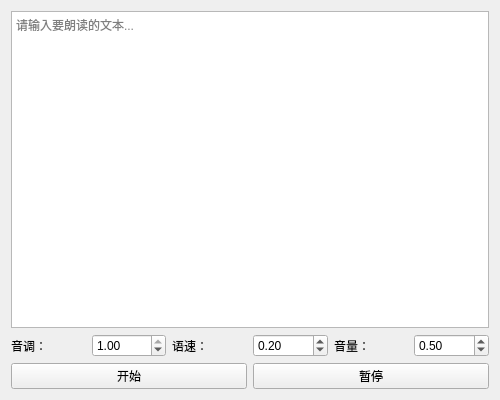
<?xml version="1.0" encoding="UTF-8"?>
<ui version="4.0">
 <class>Widget</class>
 <widget class="QWidget" name="Widget">
  <property name="geometry">
   <rect>
    <x>0</x>
    <y>0</y>
    <width>500</width>
    <height>400</height>
   </rect>
  </property>
  <property name="windowTitle">
   <string>文本转语音工具</string>
  </property>
  <layout class="QVBoxLayout" name="verticalLayout">
   <item>
    <widget class="QTextEdit" name="textEdit">
     <property name="placeholderText">
      <string>请输入要朗读的文本...</string>
     </property>
    </widget>
   </item>
   <item>
    <layout class="QHBoxLayout" name="horizontalLayout">
     <item>
      <widget class="QLabel" name="label">
       <property name="text">
        <string>音调：</string>
       </property>
      </widget>
     </item>
     <item>
      <widget class="QDoubleSpinBox" name="doubleSpinBox">
       <property name="minimum">
        <double>-1.0</double>
       </property>
       <property name="maximum">
        <double>1.0</double>
       </property>
       <property name="singleStep">
        <double>0.1</double>
       </property>
       <property name="value">
        <double>1.0</double>
       </property>
      </widget>
     </item>
     <item>
      <widget class="QLabel" name="label_2">
       <property name="text">
        <string>语速：</string>
       </property>
      </widget>
     </item>
     <item>
      <widget class="QDoubleSpinBox" name="doubleSpinBox_2">
       <property name="minimum">
        <double>-1.0</double>
       </property>
       <property name="maximum">
        <double>1.0</double>
       </property>
       <property name="singleStep">
        <double>0.1</double>
       </property>
       <property name="value">
        <double>0.2</double>
       </property>
      </widget>
     </item>
     <item>
      <widget class="QLabel" name="label_3">
       <property name="text">
        <string>音量：</string>
       </property>
      </widget>
     </item>
     <item>
      <widget class="QDoubleSpinBox" name="doubleSpinBox_3">
       <property name="minimum">
        <double>0.0</double>
       </property>
       <property name="maximum">
        <double>1.0</double>
       </property>
       <property name="singleStep">
        <double>0.1</double>
       </property>
       <property name="value">
        <double>0.5</double>
       </property>
      </widget>
     </item>
    </layout>
   </item>
   <item>
    <layout class="QHBoxLayout" name="horizontalLayout_2">
     <item>
      <widget class="QPushButton" name="pushButton">
       <property name="text">
        <string>开始</string>
       </property>
      </widget>
     </item>
     <item>
      <widget class="QPushButton" name="pushButton_2">
       <property name="text">
        <string>暂停</string>
       </property>
      </widget>
     </item>
    </layout>
   </item>
  </layout>
 </widget>
 <resources/>
 <connections/>
</ui>
